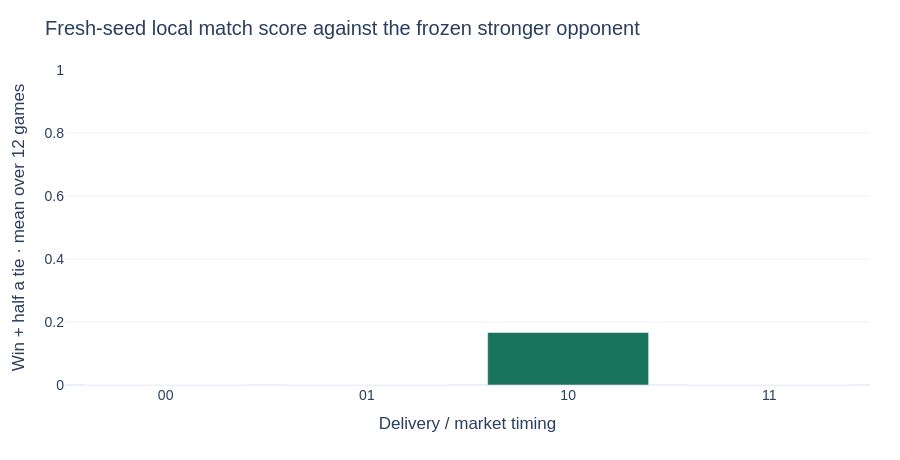

The notebook cell this image was saved under:
### Markdown cell above
### Does the additional structure actually help?

Win plus half a tie is the primary local outcome. Coin production, opponent-relative
margin, waste and cash diagnose mechanisms; more features or more coins do not by
themselves establish a stronger competitive agent. Each arm has 12 games but only
six independent seed clusters.

### Code cell
groups3 = games3.groupby("arm").agg(
    games=("match_score", "size"),
    match_score=("match_score", "mean"),
    coins=("coins", "mean"),
    margin=("coin_margin", "mean"),
    discarded=("discarded_units", "mean"),
    terminal_unsold=("unsold_product_units", "mean"),
)
display(groups3.round(3))
fig = go.Figure(go.Bar(x=groups3.index, y=groups3.match_score))
fig.update_layout(
    title="Fresh-seed local match score against the frozen stronger opponent",
    xaxis_title="Delivery / market timing",
    xaxis_type="category",
    yaxis_title="Win + half a tie · mean over 12 games",
    yaxis_range=[0, 1],
)
show_figure(fig)

### Figure 1 — Plotly figure (JSON) as saved in the notebook; plotly's stock layout.template omitted (floating-point values rounded to 4 significant figures)
{"data": [{"type": "bar", "x": ["00", "01", "10", "11"], "y": [0.0, 0.0, 0.1667, 0.0]}], "layout": {"colorway": ["#19735d", "#d28b36", "#477eb5", "#995a77", "#78883c", "#7765ac", "#528f97", "#8a6d52"], "font": {"family": "Arial", "size": 14}, "height": 460, "margin": {"b": 75, "l": 65, "r": 30, "t": 70}, "title": {"text": "Fresh-seed local match score against the frozen stronger opponent"}, "xaxis": {"title": {"text": "Delivery / market timing"}, "type": "category"}, "yaxis": {"range": [0, 1], "title": {"text": "Win + half a tie · mean over 12 games"}}}}
